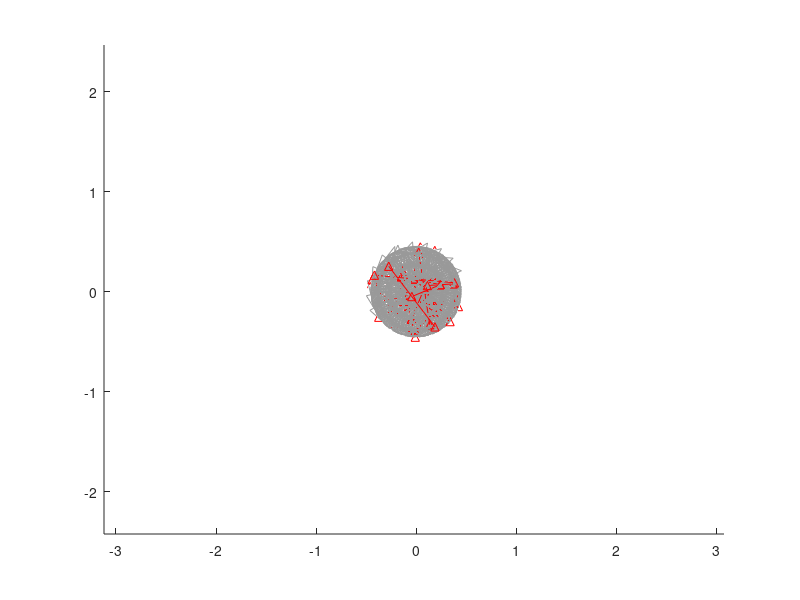

This figure's MATLAB source:
% %model from paper
% get_model = importdata('test.xyz');
% get_model(:,1,:) = [];

%Cholesteric HiC model
get_model = cell2mat(struct2cell(load('matrix.mat')));

numPoints = size(get_model,1);
MyColor = linspace(1,numPoints,numPoints)';
%create a connectivity matrix
Faces = [1:(numPoints-1); 2:numPoints]';

%plot the figure 
f=figure
hold on
plot3(get_model(:,1),get_model(:,2),get_model(:,3),'Color', [.6 .6 .6])
colormap jet
axis equal


save_H_values = zeros(1,2);
%number of monomers that specify each disc or spiral
skip = 36;
%ensures that points A,B,C,D are obtained before calculating H
count = 1;
%tracks the midpoints of AB and CD in order to calculate EF
track_midpoints = {};
%saves the vectors AB and CD to calculate H 
track_vectors = {};

%iterates through the structure to plot vectors and calculate H values 
for i=1:skip+(1/2*skip):numPoints
    i
    %gets points on the structure  
    point1 = get_model(i,:,:);
    point2 = get_model(i+(skip-1),:,:);
    %saves the midpoint between the two points
    track_midpoints{end+1} = (point1+point2)/2;
    %saves the vector that connects the two points
    track_vectors{end+1} = point2-point1;
    %plots the vector onto the structure for visualization 
    plot3([point1(1) point2(1)],[point1(2) point2(2)],[point1(3) point2(3)],'r-^', 'LineWidth',0.5);
    count = count + 1;
    %if two vectors are obtained, get EF and calculate H 
    if size(track_vectors, 2) == 2
        %get the vector EF given vectors AB and CD
        E = track_midpoints{1};
        F = track_midpoints{2};
        vector_EF = F-E;
        plot3([E(1) F(1)],[E(2) F(2)],[E(3) F(3)],'r-^', 'LineWidth',0.5);
        %calculate H
        calculate_H = (dot(vector_EF, cross(track_vectors{2}, track_vectors{1})))/(norm(track_vectors{1})*norm(track_vectors{2})*norm(vector_EF));
        save_H_values = cat(1,save_H_values,[i calculate_H]);
        %reset variables
        count=1; 
        track_midpoints = track_midpoints(2);
        track_vectors = track_vectors(2);
    end
end

save_H_values(1,:) = [];
% %plots H value and the number of monomers iterated
% hold off
% plot(save_H_values(:,1),save_H_values(:,2))

